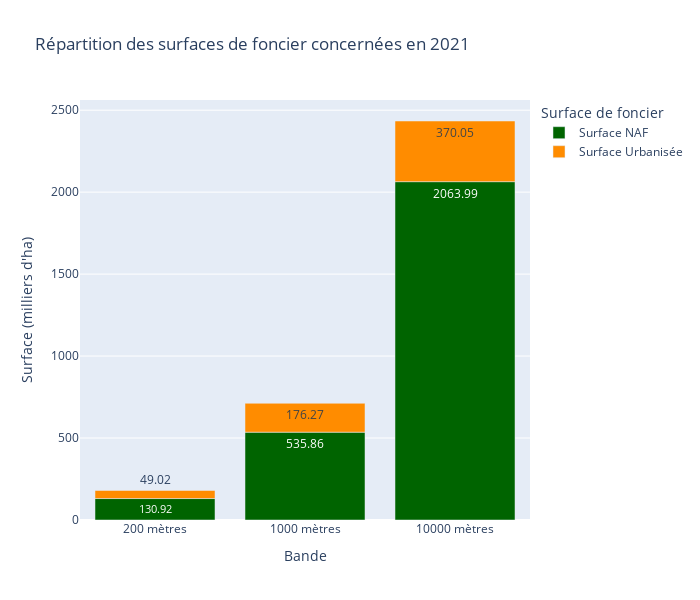

The notebook cell this image was saved under:
### Code cell
color_discrete_map = {"surfaces_naf": "darkgreen", "surfaces_urba": "darkorange"}
new_names = {'surfaces_naf': 'Surface NAF', 'surfaces_urba': 'Surface Urbanisée'}

fig = px.bar(national, 
             y=["surfaces_naf", "surfaces_urba"], 
             x="lbl_frange", 
             color_discrete_map=color_discrete_map,
             text_auto=".2f", 
             orientation="v", 
             height=600, 
             width=700, 
             labels={"value" : "Surface (milliers d'ha)", "lbl_frange": "Bande"},
             title="Répartition des surfaces de foncier concernées en 2021",
             )

for trace, new_name in zip(fig.data, new_names.values()):
    trace.name = new_name
fig.update_layout(legend_title_text="Surface de foncier")
fig.show()

### Figure 1 — Plotly figure (JSON) as saved in the notebook; plotly's stock layout.template omitted (floating-point values rounded to 4 significant figures)
{"data": [{"alignmentgroup": "True", "hovertemplate": "variable=surfaces_naf<br>Bande=%{x}<br>Surface (milliers d'ha)=%{y}<extra></extra>", "legendgroup": "surfaces_naf", "marker": {"color": "darkgreen", "pattern": {"shape": ""}}, "name": "Surface NAF", "offsetgroup": "surfaces_naf", "orientation": "v", "showlegend": true, "textposition": "auto", "texttemplate": "%{y:.2f}", "type": "bar", "x": ["200 mètres", "1000 mètres", "10000 mètres"], "xaxis": "x", "y": [130.9, 535.9, 2064.0], "yaxis": "y"}, {"alignmentgroup": "True", "hovertemplate": "variable=surfaces_urba<br>Bande=%{x}<br>Surface (milliers d'ha)=%{y}<extra></extra>", "legendgroup": "surfaces_urba", "marker": {"color": "darkorange", "pattern": {"shape": ""}}, "name": "Surface Urbanisée", "offsetgroup": "surfaces_urba", "orientation": "v", "showlegend": true, "textposition": "auto", "texttemplate": "%{y:.2f}", "type": "bar", "x": ["200 mètres", "1000 mètres", "10000 mètres"], "xaxis": "x", "y": [49.02, 176.3, 370.0], "yaxis": "y"}], "layout": {"barmode": "relative", "height": 600, "legend": {"title": {"text": "Surface de foncier"}, "tracegroupgap": 0}, "title": {"text": "Répartition des surfaces de foncier concernées en 2021"}, "width": 700, "xaxis": {"anchor": "y", "domain": [0, 1], "title": {"text": "Bande"}}, "yaxis": {"anchor": "x", "domain": [0, 1], "title": {"text": "Surface (milliers d'ha)"}}}}
